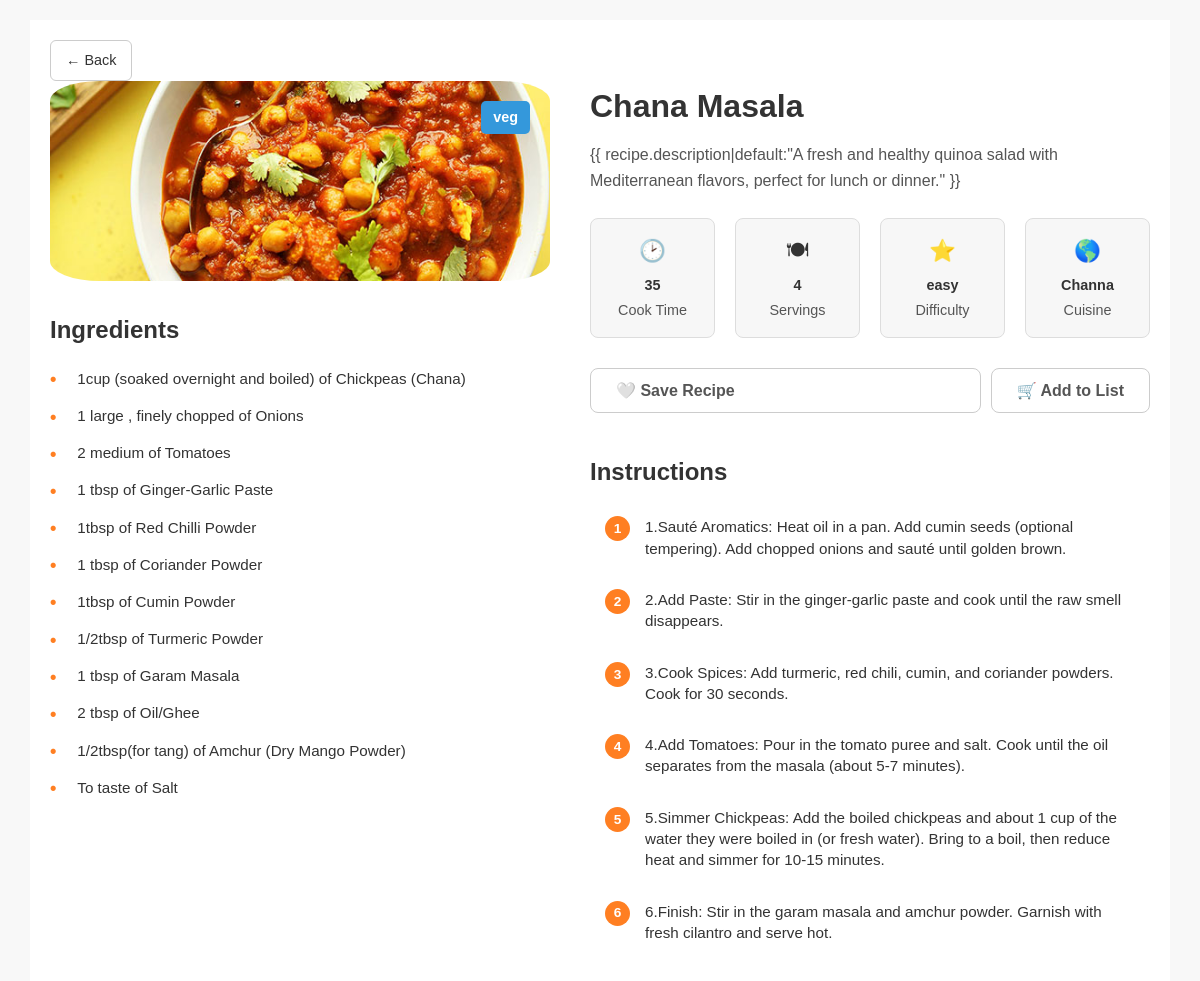
/recipe/2/ (signed in), run on the app's committed database.
### recipes/models.py (models this page shows, shortened)
class Recipe(models.Model):
    CATEGORY_CHOICES = [
        ('veg', 'Veg'),
        ('non-veg', 'Non-Veg'),
    ]
    MEAL_CHOICES = [
        ('breakfast', 'Breakfast'),
        ('lunch', 'Lunch'),
        ('dinner', 'Dinner'),
    ]
    RECIPE_TYPE_CHOICES = [
        ('sweet', 'Sweet'),
        ('meals', 'Meals'),
        ('side', 'Side Dish'),
        ('snacks', 'Snacks'),
    ]
    DIFFICULTY_CHOICES = [
        ('easy', 'Easy'),
        ('medium', 'Medium'),
        ('hard', 'Hard'),
    ]
    name = models.CharField(max_length=200)
    short_description = models.TextField()
    instructions = models.TextField()
    image = models.ImageField(upload_to='recipes/')
    category = models.CharField(max_length=20, choices=CATEGORY_CHOICES)
    meal_time = models.CharField(max_length=20, choices=MEAL_CHOICES)
    recipe_type = models.CharField(max_length=20, choices=RECIPE_TYPE_CHOICES)
    created_by = models.ForeignKey(User, on_delete=models.CASCADE)
    cook_time = models.CharField(
        max_length=50,
        help_text="e.g., '25 min', '1 hr 15 min'"
    )
    servings = models.IntegerField(
        default=4,
        help_text="Number of people this recipe serves"
    )
    difficulty = models.CharField(
        max_length=20,
        choices=DIFFICULTY_CHOICES,
        default='easy'
    )
    cuisine = models.CharField(
        max_length=100,
        help_text="e.g., 'Mediterranean', 'Indian', 'Italian'"
    )

class Ingredient(models.Model):
    recipe = models.ForeignKey(Recipe, on_delete=models.CASCADE, related_name='ingredients_list')
    name = models.CharField(max_length=100)
    quantity = models.CharField(max_length=50, help_text="e.g., '1 cup', '2 large', '1 tsp'")
    def __str__(self):
        return f"{self.quantity} of {self.name}"

### recipes/views.py (the view)
# urls.py: path('recipe/<int:id>/', views.recipe_detail, name='recipe_detail'),
@login_required(login_url='/accounts/signup/')
def recipe_detail(request, id):
    recipe = get_object_or_404(Recipe, id=id)
    ingredients = recipe.ingredients_list.all()
    if recipe.instructions:
        instructions_list = [step.strip() for step in recipe.instructions.split('\n') if step.strip()]
    else:
        instructions_list = []
    is_favorite = False
    if request.user.is_authenticated:
        is_favorite = Favorite.objects.filter(user=request.user, recipe_id=recipe.id).exists()
    context = {
        "recipe": recipe,
        "ingredients": ingredients,
        "instructions_list": instructions_list,
        "is_favorite": is_favorite,
    }
    return render(request, "recipes/recipe_detail.html", context)

### recipes/templates/recipes/recipe_detail.html (shortened to what this page needs)
{% load static %}
<!DOCTYPE html>
<html lang="en">
  <head>
    <link rel="stylesheet" href="{% static 'style.css' %}" />
  </head>
  <body>
      <div class="container">
        <a href="javascript:history.back()" class="back-link">← Back</a>
        <div class="content-layout">
          <div class="left-panel">
            {% if recipe.image %}
            <div class="image-container">
              <img
                src="{{ recipe.image.url }}"
                alt="{{ recipe.name }}"
                class="recipe-image"
              />
              <span class="category-tag"
                >{{ recipe.category|default:"Vegetarian" }}</span
              >
            </div>
            {% endif %}
            <div class="ingredients-container">
              <h3>Ingredients</h3>
              <ul class="ingredients-list">
                {% for ingredient in ingredients %}
                <li>{{ ingredient }}</li>
                {% endfor %}
              </ul>
            </div>
          </div>
          <div class="right-panel">
            <h1 class="recipe-title">{{ recipe.name }}</h1>
            <p class="recipe-description">
              {{ recipe.description|default:"A fresh and healthy quinoa salad
              with Mediterranean flavors, perfect for lunch or dinner." }}
            </p>
            <div class="details-grid">
              <div class="detail-card">
                <div class="detail-icon">🕑</div>
                <div class="detail-value">
                  {{ recipe.cook_time|default:"25 min" }}
                </div>
                Cook Time
              </div>
              <div class="detail-card">
                <div class="detail-icon">🍽</div>
                <div class="detail-value">
                  {{ recipe.servings|default:"4 Servings" }}
                </div>
                Servings
              </div>
              <div class="detail-card">
                <div class="detail-icon">⭐</div>
                <div class="detail-value">
                  {{ recipe.difficulty|default:"Easy" }}
                </div>
                Difficulty
              </div>
              <div class="detail-card">
                <div class="detail-icon">🌎</div>
                <div class="detail-value">
                  {{ recipe.cuisine|default:"Cuisine" }}
                </div>
                Cuisine
              </div>
            </div>
            <div class="recipe-actions">
              <button id="fav-btn-{{ recipe.id }}" class="btn-favorite {% if is_favorite %}saved{% endif %}"  onclick="toggleDetailFavorite({{ recipe.id }})">
                {% if is_favorite %} ❤️ Saved to Favorites {% else %} 🤍 Save Recipe {% endif %} </button>
                <form action="{% url 'add_recipe_ingredients_to_list' recipe.id %}" method="post" style="display: inline;">
                <button type="submit" class="btn-shopping-list" title="Add ingredients to shopping list"> 🛒 Add to List </button>
              </form>
            </div>
            <div class="instructions-container">
              <h3>Instructions</h3>
              <ol class="instructions-list">
                {% for instruction in instructions_list %}
                <li>
                  <div>{{ instruction }}</div>
                </li>
                {% endfor %}
              </ol>
            </div>
          </div>
        </div>
      </div>
  </body>
</html>

### static/style.css (style rules this page uses)
:root { --primary-color: #ff5722; --secondary-color: #333; --text-color: #555; --light-bg: #f8f8f8; --white: #fff; --card-shadow: 0 4px 8px rgba(0, 0, 0, 0.05); }
html { scroll-behavior: smooth; }
* { box-sizing: border-box; margin: 0; padding: 0; }
body { font-family: Arial, sans-serif; line-height: 1.6; background-color: var(--light-bg); color: var(--text-color); }
a { text-decoration: none; color: var(--primary-color); transition: color 0.2s ease; }
h1, h2, h3 { color: var(--secondary-color); margin-bottom: 0.5em; }
.image-container { position: relative; height: 200px; overflow: hidden; }
.image-container img { width: 100%; height: 100%; object-fit: cover; }
.category-tag { position: absolute; top: 15px; right: 15px; padding: 5px 10px; border-radius: 5px; color: var(--white); font-size: 0.8em; font-weight: bold; }
.back-link { display: inline-flex; align-items: center; gap: 8px; padding: 8px 15px; border-radius: 6px; background: transparent; color: var(--secondary-color); border: 1px solid #ccc; font-size: 0.9em; font-weight: 500; text-decoration: none; transition: all 0.2s ease; }
.container { max-width: 1100px; margin: 20px auto; padding: 20px; background-color: white; box-shadow: none; }
.content-layout { display: flex; gap: 40px; }
.left-panel { flex: 0 0 500px; }
.right-panel { flex: 1; }
.image-container { position: relative; margin-bottom: 30px; overflow: hidden; }
.recipe-image { width: 100%; height: 500px; object-fit: cover; border-radius: 10%; }
.category-tag { position: absolute; top: 20px; right: 20px; padding: 5px 12px; border-radius: 5px; background-color: #3498db; color: white; font-size: 0.9em; font-weight: bold; z-index: 10; }
.recipe-title { font-size: 2em; font-weight: bold; color: #333; margin-bottom: 10px; }
.recipe-description { font-size: 1em; color: #555; margin-bottom: 25px; }
.details-grid { display: flex; gap: 20px; margin-bottom: 30px; }
.detail-card { flex: 1; text-align: center; padding: 15px 10px; border: 1px solid #ddd; border-radius: 8px; background-color: #f7f7f7; box-shadow: none; font-size: 0.9em; color: #555; }
.detail-icon { font-size: 1.5em; color: #333; margin-bottom: 5px; }
.detail-value { font-weight: bold; color: #333; font-size: 1em; margin-bottom: 2px; }
.recipe-actions { margin-bottom: 40px; }
.recipe-actions button { background: none; border: 1px solid #ccc; color: #555; padding: 8px 15px; border-radius: 5px; cursor: pointer; display: inline-flex; align-items: center; gap: 8px; font-size: 0.9em; font-weight: normal; transition: background-color 0.2s, color 0.2s; }
.ingredients-container h3 { font-size: 1.5em; font-weight: bold; color: #333; margin-bottom: 15px; border-bottom: none; padding-bottom: 0; }
.ingredients-list { list-style-type: none; padding-left: 0; }
.ingredients-list li { margin-bottom: 8px; color: #333; display: flex; align-items: center; font-size: 0.95em; }
.ingredients-list li::before { content: '•'; color: #ff7f22; font-weight: bold; display: inline-block; width: 1em; margin-right: 0.5em; font-size: 1.2em; }
.instructions-container h3 { font-size: 1.5em; font-weight: bold; color: #333; margin-bottom: 15px; }
.instructions-list { list-style-type: none; padding-left: 0; counter-reset: step-counter; }
.instructions-list li { margin-bottom: 10px; padding: 10px 15px; background-color: transparent; border-left: none; border-radius: 0; line-height: 1.4; display: flex; align-items: flex-start; font-size: 0.95em; color: #333; }
.instructions-list li::before { content: counter(step-counter); counter-increment: step-counter; background: #ff7f22; color: white; border-radius: 50%; min-width: 25px; height: 25px; display: inline-flex; justify-content: center; align-items: center; margin-right: 15px; font-weight: bold; flex-shrink: 0; font-size: 0.9em; }
.recipe-actions { display: flex; gap: 10px; margin-top: 20px; }
.recipe-actions button { padding: 12px 25px; border-radius: 8px; cursor: pointer; font-size: 16px; font-weight: bold; transition: all 0.2s ease; flex-grow: 1; }
.btn-favorite { background-color: #f8f9fa; color: #333; border: 1px solid #ddd; }
.btn-shopping-list { background-color: #28a745; color: white; border: 1px solid #28a745; }
@media screen and (max-width: 1200px) { .container { max-width: 95%; } }

### data on the page
Recipe: image (picture), category "veg", name "Chana Masala", cook_time "35", servings "4", difficulty "easy", cuisine "Channa"
Ingredient: quantity+name "1cup (soaked overnight and boiled) of Chickpeas (Chana)"
Ingredient: quantity+name "1 large , finely chopped of Onions"
Ingredient: quantity+name "2 medium of Tomatoes"
Ingredient: quantity+name "1 tbsp of Ginger-Garlic Paste"
Ingredient: quantity+name "1tbsp of Red Chilli Powder"
Ingredient: quantity+name "1 tbsp of Coriander Powder"
Ingredient: quantity+name "1tbsp of Cumin Powder"
Ingredient: quantity+name "1/2tbsp of Turmeric Powder"
Ingredient: quantity+name "1 tbsp of Garam Masala"
Ingredient: quantity+name "2 tbsp of Oil/Ghee"
Ingredient: quantity+name "1/2tbsp(for tang) of Amchur (Dry Mango Powder)"
Ingredient: quantity+name "To taste of Salt"

### other printed values
{{ instruction }} "1.Sauté Aromatics: Heat oil in a pan. Add cumin seeds (optional tempering). Add chopped onions and sauté until golden brown." "2.Add Paste: Stir in the ginger-garlic paste and cook until the raw smell disappears." "3.Cook Spices: Add turmeric, red chili, cumin, and coriander powders. Cook for 30 seconds." "4.Add Tomatoes: Pour in the tomato puree and salt. Cook until the oil separates from the masala (about 5-7 minutes)." "5.Simmer Chickpeas: Add the boiled chickpeas and about 1 cup of the water they were boiled in (or fresh water). Bring to a boil, then reduce heat and simmer for 10-15 minutes." "6.Finish: Stir in the garam masala and amchur powder. Garnish with fresh cilantro and serve hot."
